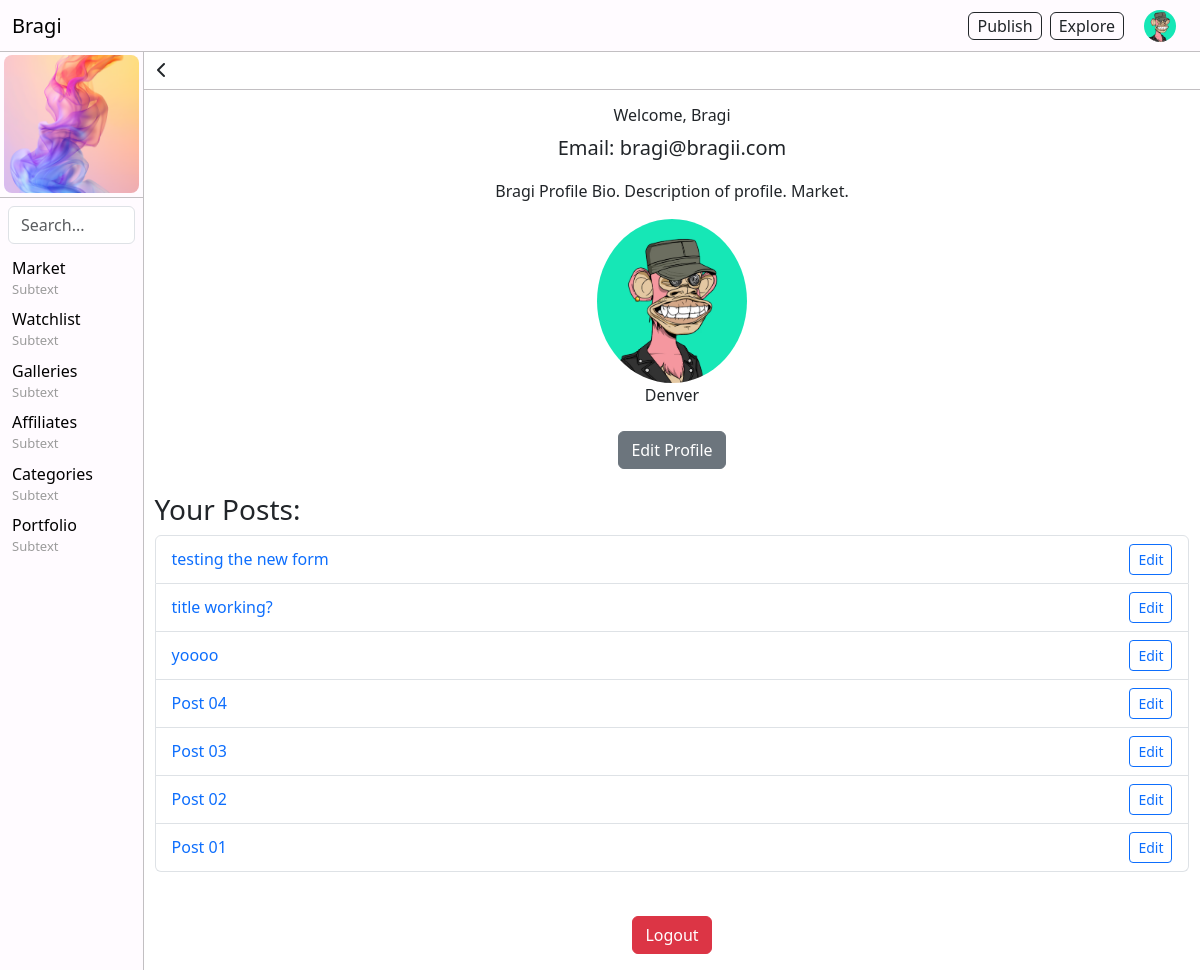
The app's page /users/profile/ (signed in), older data.
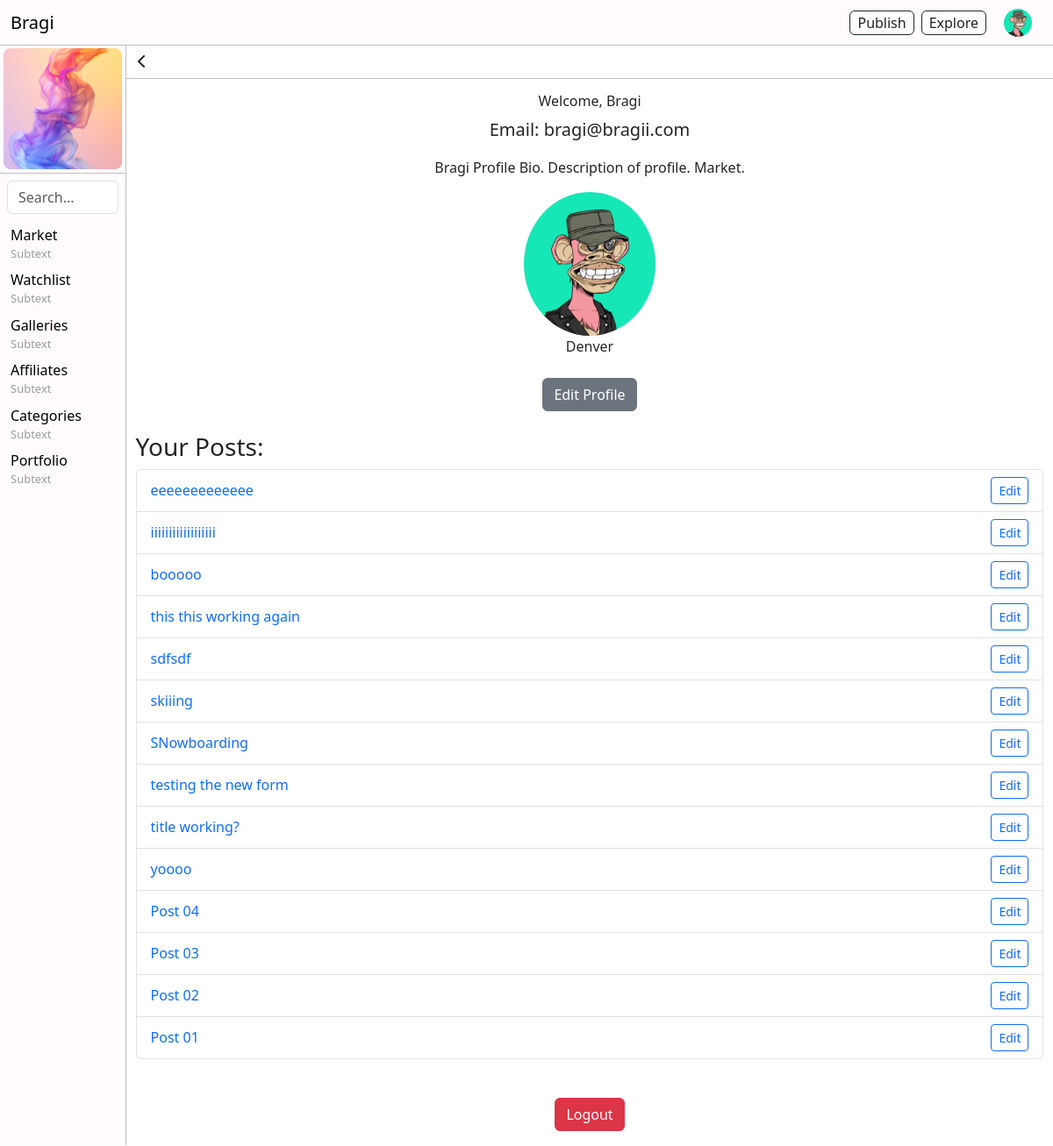
The same page, newer data.
### toolbar/models.py (models this page shows, shortened)
class ToolbarItem(models.Model):
    name = models.CharField(max_length=100)
    subtext = models.CharField(max_length=100, blank=True, null=True)  # Optional field
    url = models.CharField(max_length=200, blank=True, null=True)
    order = models.IntegerField(default=0)
    visible = models.BooleanField(default=True)
    parent = models.ForeignKey('self', blank=True, null=True, related_name='children', on_delete=models.CASCADE)  # Self-referencing ForeignKey for submenus
    class Meta:
        ordering = ['order']

### posts/models.py (models this page shows, shortened)
class Post(models.Model):
    title = models.CharField(max_length=255)
    content = models.TextField()
    created_at = models.DateTimeField(auto_now_add=True)
    updated_at = models.DateTimeField(auto_now=True)
    author = models.ForeignKey(User, on_delete=models.CASCADE, related_name='posts', default=1)  # Adding an author field
    image = models.ImageField(upload_to='posts/images/', null=True, blank=True)  # Field for image upload (optional)
    file = models.FileField(upload_to='posts/files/', null=True, blank=True)  # Field for file upload (optional)
    category = models.ForeignKey(Category, on_delete=models.SET_NULL, null=True, related_name='posts')
    tags = models.ManyToManyField(Tag, related_name='posts', blank=True)

### users/views.py (the view)
# urls.py: path('profile/', views.profile_view, name='profile'),  # Custom profile view (you need to define this view)
@login_required
def profile_view(request):
    user_profile, created = UserProfile.objects.get_or_create(user=request.user)
    user_posts = Post.objects.filter(author=request.user).order_by('-created_at')
    return render(request, 'users/profile.html', {
        'user': request.user,
        'user_profile': user_profile,  # Make sure to pass user_profile to the template
        'user_posts': user_posts,
    })

### toolbar/context_processors.py (called while the page is built)
def toolbar_items(request):
    return {
        'toolbar_items': ToolbarItem.objects.filter(visible=True),
        'toolbar': Toolbar.objects.filter(visible=True).first(),  # Get the first (or only) visible toolbar
    }

### users/templates/users/profile.html (shortened to what this page needs)
{% extends "base.html" %}
{% block content %}
<div class="">
    <div class="text-left" style="position: sticky; top: 0; margin: 0; padding: 0; background-color: #ffffff; border-bottom: 1px solid var(--navbar-border-color); ">
        <a href="{% url 'post_list' %}" class="btn"><i class="fa-solid fa-chevron-left"></i></a>
    </div>
    <div class="" style="padding: 16px 1%;">
        <div class="text-center mb-4">
            <h6>Welcome, {{ user.username }}</h6>
            <p class="lead">Email: {{ user.email }}</p>
            {% if user_profile %}
                {% if user_profile.bio %}
                    <p>{{ user_profile.bio }}</p>
                {% endif %}
                {% if user_profile.profile_picture %}
                    <img src="{{ user_profile.profile_picture.url }}" alt="{{ user.username }}'s Profile Picture" class="img-fluid rounded-circle" width="150">
                {% endif %}
                {% if user_profile.location %}
                    <p>{{ user_profile.location }}</p>
                {% endif %}
            {% else %}
                <p>No profile information available.</p>
            {% endif %}
        </div>
        <div class="text-center mb-4">
            <a href="{% url 'profile_edit' %}" class="btn btn-secondary">Edit Profile</a>
        </div>
        <h3>Your Posts:</h3>
        <ul class="list-group mb-4">
            {% for post in user_posts %}
            <li class="list-group-item d-flex justify-content-between align-items-center">
                <a href="{% url 'post_detail' pk=post.pk %}" class="text-decoration-none">
                    {{ post.title }}
                </a>
                <a href="{% url 'post_edit' pk=post.pk %}" class="btn btn-outline-primary btn-sm">Edit</a>
            </li>
            {% empty %}
            <p class="text-center">You haven't created any posts yet.</p>
            {% endfor %}
        </ul>
        <div class="text-center">
            <form method="POST" action="{% url 'logout' %}">
                <button type="submit" class="btn btn-danger">Logout</button>
            </form>
        </div>
    </div>
</div>
{% endblock %}

### templates/base.html (shortened to what this page needs)
{% load static %}
<!DOCTYPE html>
<html lang="en">
<head>
    <link href="https://cdn.jsdelivr.net/npm/bootstrap@5.3.0-alpha1/dist/css/bootstrap.min.css" rel="stylesheet">
    <link rel="stylesheet" href="https://cdnjs.cloudflare.com/ajax/libs/font-awesome/6.0.0-beta3/css/all.min.css">
    <link rel="stylesheet" href="{% static 'css/styles.css' %}">
</head>
    <body>
        {% if user.is_authenticated %}
        <header>
            <nav class="navbar fixed-top">
                <div class="container-fluid d-flex">
                    <a class="navbar-brand" href="/">Bragi</a>
                    <div class="d-flex align-items-center">
                        <ul class="navbar-nav d-flex flex-row">
                            <li class="nav-item">
                                <a href="{% url 'post_create' %}" class="btn btn-outline-dark" style="margin: 0; padding: 1px 8px;">Publish</a>
                            </li>
                            <li class="nav-item">
                                <a href="/" class="btn btn-outline-dark" style="margin: 0; padding: 1px 8px;">Explore</a>
                            </li>
                        </ul>
                        <ul class="navbar-nav">
                            <li class="nav-item dropdown">
                                <a href="#" class="nav-link" id="profileDropdown" role="button" aria-expanded="false">
                                    {% if request.user.is_authenticated and request.user.userprofile.profile_picture %}
                                    <img src="{{ request.user.userprofile.profile_picture.url }}" alt="Profile Picture" class="rounded-circle" style="width: 32px; height: 32px; object-fit: cover;">
                                    {% endif %}
                                </a>
                            </li>
                        </ul>
                    </div>
                </div>
            </nav>
        </header>
        {% endif %}
        <div class="content-wrapper">
            {% if user.is_authenticated %}
            <div class="navbar-verticle-left">
                {% if toolbar %}
                    {% if toolbar.image %}
                    <a href="{{ toolbar.url }}" target="_blank">
                        <img src="{{ toolbar.image.url }}" alt="{{ toolbar.alt_text }}" class="p-1" style="width: 100%; height: auto; object-fit: cover; border-radius: 12px;">
                    </a>
                    {% endif %}
                {% endif %}
                <form class="search-form" method="get" action="{% url 'post_list' %}">
                    <input class="form-control" type="search" name="q" placeholder="Search..." aria-label="Search" value="{{ query|default:'' }}">
                </form>
                <ul class="list-unstyled">
                    {% for item in toolbar_items %}
                        {% if not item.parent %}
                            <li class="has-submenu">
                                <a href="{{ item.url }}" class="text-decoration-none">
                                    {{ item.name }}
                                    <p>{{ item.subtext }}</p>
                                </a>
                            </li>
                        {% endif %}
                    {% endfor %}
                </ul>
            </div>
            {% endif %}
            <div class="main">
                {% block content %}{% endblock %}
            </div>
        </div>
    </body>
</html>

Row changes from the older to the newer data that the page shows:
added Post: title "eeeeeeeeeeeee"
added Post: title "iiiiiiiiiiiiiiiiii"
added Post: title "booooo"
added Post: title "this this working again"
added Post: title "sdfsdf"
added Post: title "skiiing"
added Post: title "SNowboarding"
